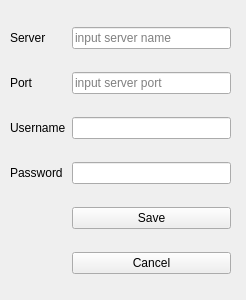
<?xml version="1.0" encoding="UTF-8"?>
<ui version="4.0">
 <class>SettingsForm</class>
 <widget class="QWidget" name="SettingsForm">
  <property name="geometry">
   <rect>
    <x>0</x>
    <y>0</y>
    <width>246</width>
    <height>300</height>
   </rect>
  </property>
  <property name="focusPolicy">
   <enum>Qt::TabFocus</enum>
  </property>
  <property name="contextMenuPolicy">
   <enum>Qt::DefaultContextMenu</enum>
  </property>
  <property name="windowTitle">
   <string>MoreliaTalk - Settings</string>
  </property>
  <widget class="QWidget" name="gridLayoutWidget">
   <property name="geometry">
    <rect>
     <x>10</x>
     <y>10</y>
     <width>221</width>
     <height>281</height>
    </rect>
   </property>
   <layout class="QGridLayout" name="gridLayout">
    <item row="5" column="1">
     <widget class="QPushButton" name="saveButton">
      <property name="focusPolicy">
       <enum>Qt::TabFocus</enum>
      </property>
      <property name="text">
       <string>Save</string>
      </property>
     </widget>
    </item>
    <item row="3" column="1">
     <widget class="QLineEdit" name="usernameInput">
      <property name="focusPolicy">
       <enum>Qt::TabFocus</enum>
      </property>
     </widget>
    </item>
    <item row="0" column="0">
     <widget class="QLabel" name="serverLabel">
      <property name="text">
       <string>Server</string>
      </property>
     </widget>
    </item>
    <item row="3" column="0">
     <widget class="QLabel" name="usernameLabel">
      <property name="text">
       <string>Username</string>
      </property>
     </widget>
    </item>
    <item row="4" column="1">
     <widget class="QLineEdit" name="passwordInput">
      <property name="focusPolicy">
       <enum>Qt::TabFocus</enum>
      </property>
     </widget>
    </item>
    <item row="4" column="0">
     <widget class="QLabel" name="passwordLabel">
      <property name="text">
       <string>Password</string>
      </property>
     </widget>
    </item>
    <item row="1" column="0">
     <widget class="QLabel" name="portLabel">
      <property name="text">
       <string>Port</string>
      </property>
     </widget>
    </item>
    <item row="0" column="1">
     <widget class="QLineEdit" name="serverInput">
      <property name="enabled">
       <bool>true</bool>
      </property>
      <property name="focusPolicy">
       <enum>Qt::TabFocus</enum>
      </property>
      <property name="toolTip">
       <string>for example: http://example.com</string>
      </property>
      <property name="placeholderText">
       <string>input server name</string>
      </property>
      <property name="clearButtonEnabled">
       <bool>false</bool>
      </property>
     </widget>
    </item>
    <item row="1" column="1">
     <widget class="QLineEdit" name="portInput">
      <property name="focusPolicy">
       <enum>Qt::TabFocus</enum>
      </property>
      <property name="toolTip">
       <string>for example: 80</string>
      </property>
      <property name="placeholderText">
       <string>input server port</string>
      </property>
     </widget>
    </item>
    <item row="6" column="1">
     <widget class="QPushButton" name="cancelButton">
      <property name="focusPolicy">
       <enum>Qt::TabFocus</enum>
      </property>
      <property name="text">
       <string>Cancel</string>
      </property>
      <property name="autoDefault">
       <bool>true</bool>
      </property>
      <property name="flat">
       <bool>false</bool>
      </property>
     </widget>
    </item>
   </layout>
  </widget>
 </widget>
 <resources/>
 <connections/>
</ui>
